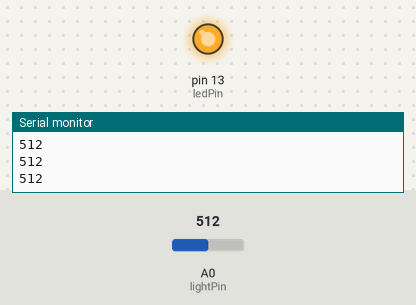
This sketch was run on a simulated Arduino Uno, built with avr-gcc and run on an emulated ATmega328P. Parts: output pins drawn as LEDs (lit = HIGH), the last lines printed to the serial monitor. The test bench sets the inputs (shaded band); at power-on: A0 (lightPin) = 512.

Above: at 1.2 s.
1.3 s: A0 (lightPin) set to 504
At 2.4 s:
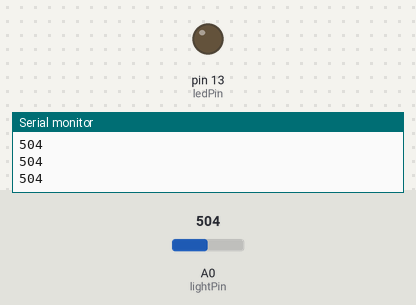
2.8 s: A0 (lightPin) set to 716
At 3.9 s:
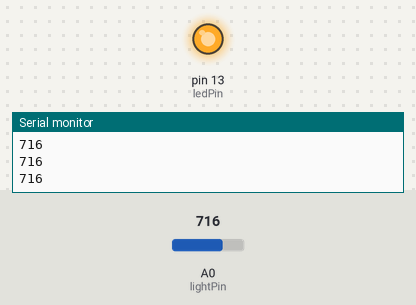
4.3 s: A0 (lightPin) set to 511
At 4.9 s:
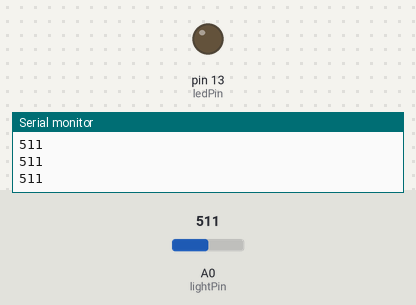
Timing chart, 0 to 7.3 s (numbered marks = the images above; inputs shaded):
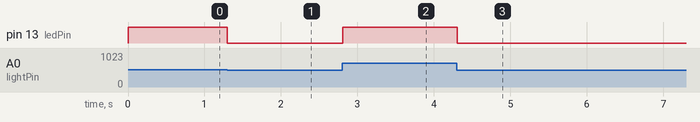

The sketch:

_2_Light_Activated_Night_Light.ino
```cpp
int lightPin = A0; // Pin connected to the photoresistor
int ledPin = 13; // Pin connected to the LED
void setup() {
  Serial.begin(9600); // Begin serial communication
  pinMode(ledPin, OUTPUT); // Setting the LED pin as an output
}
// This loop reads the analog pin value and
// sends that to the LED as an output
void loop() {
  // Read the value of the photoresistor
  Serial.println(analogRead(lightPin));
  // Write the value to the Serial Monitor
  // Send the value to the ledPin and divide by 4
  analogWrite(ledPin, analogRead(lightPin) / 4);
  delay(10); // Short delay before the sequence loops again
}
```

Measured:
- the behaviour switches between 512 and 511 on A0 (lightPin) (found by bisection; images 0 and 1)
- after the input at 1.3 s, pin 13 (ledPin): HIGH → LOW at once
- after the input at 2.8 s, pin 13 (ledPin): LOW → HIGH at once
- after the input at 4.3 s, pin 13 (ledPin): HIGH → LOW at once
